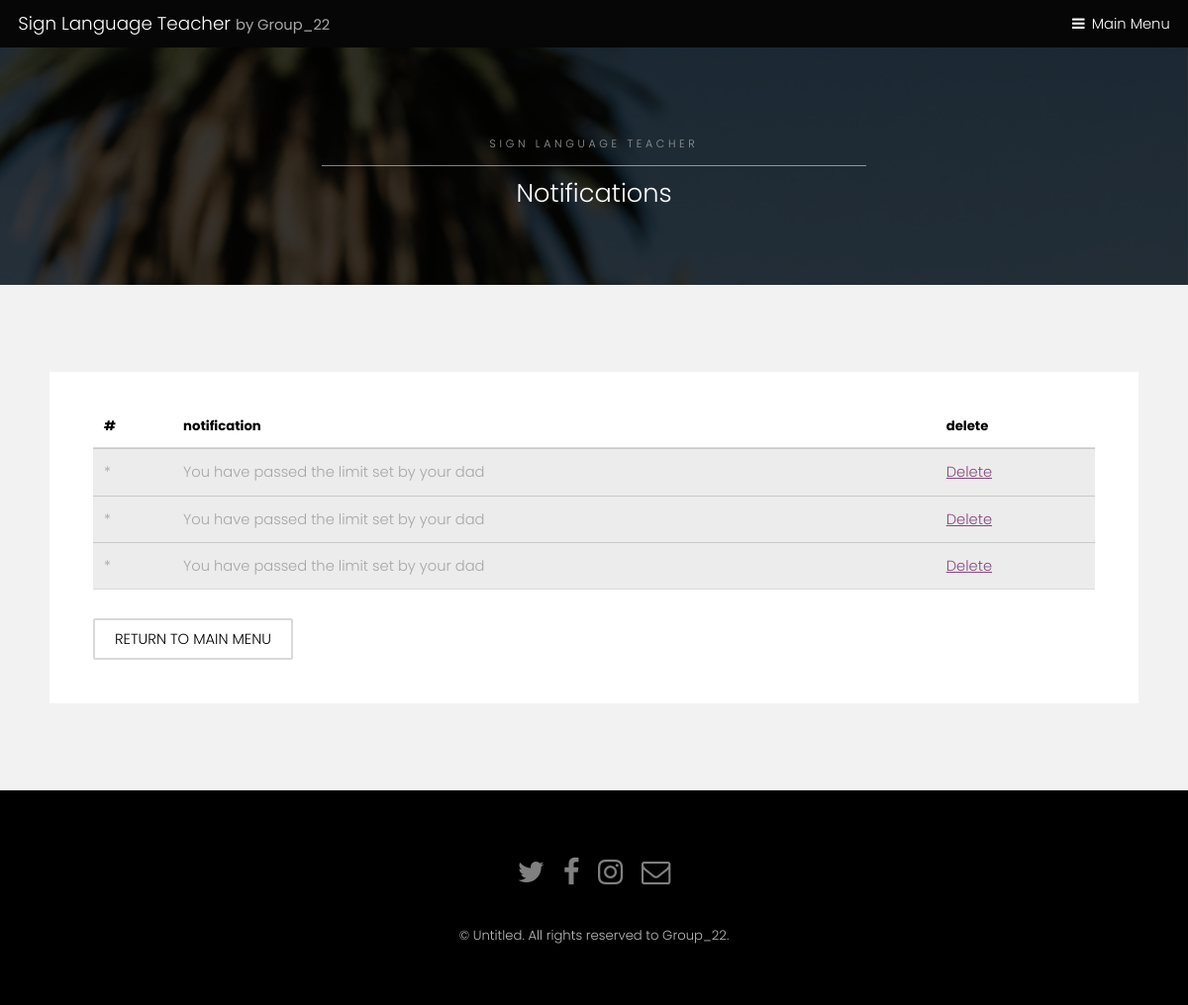
Page /sign-language-teacher/notifications/ (signed in) on the earlier database version.
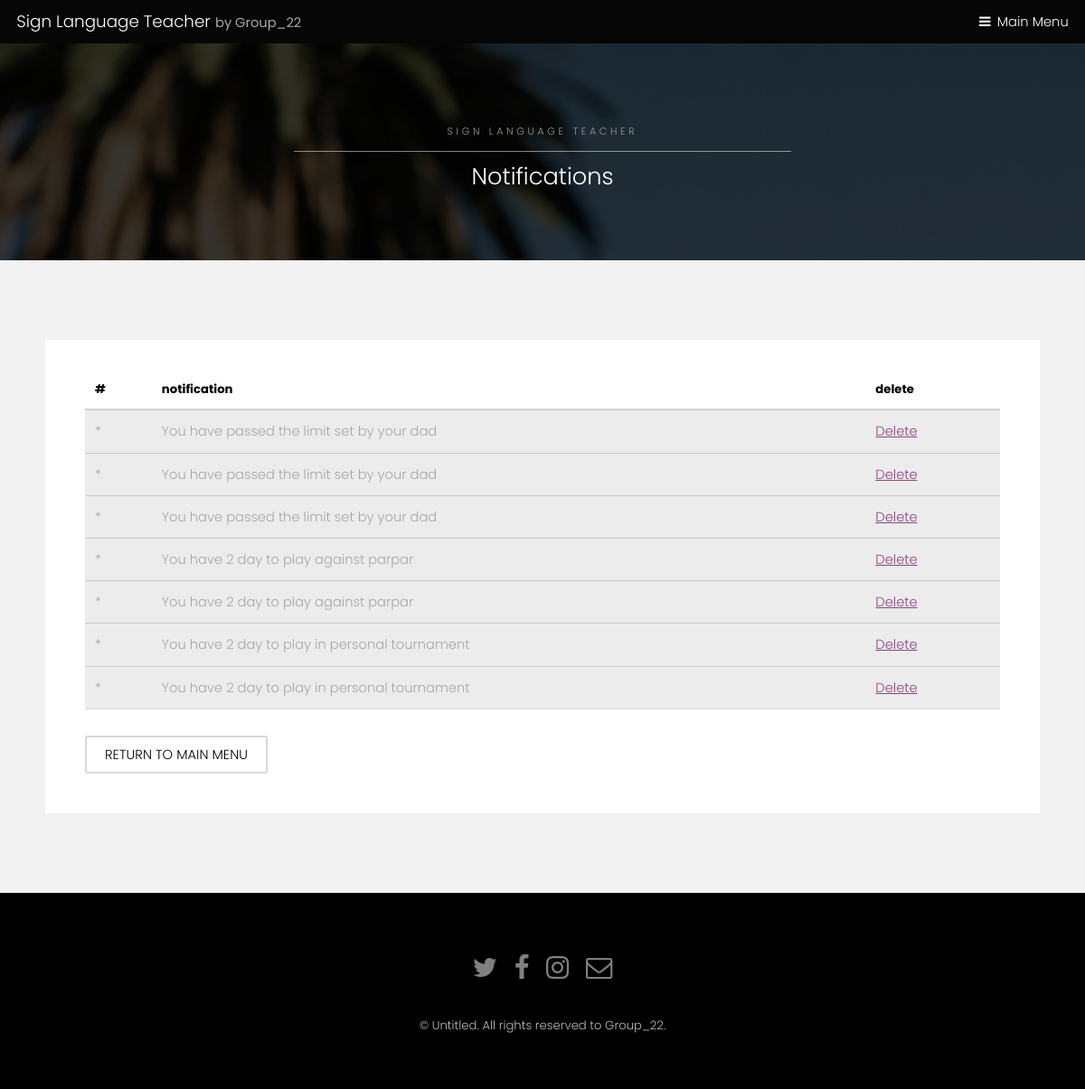
Same page on the later database version.
### registration/models.py (models this page shows)
class Notifications(models.Model):
    receiver = models.ForeignKey(User, on_delete=models.CASCADE, null=True)
    message = models.CharField(max_length=256)
    seen = models.BooleanField(default=False)

### registration/views.py (the view)
# urls.py: path('notifications/', views.notifications, name='notifications'),
def notifications(request):  # TODO: fix links menu in template
    if request.user is None or not request.user.is_authenticated:
        return HttpResponse("Not logged in")
    notifications = Notifications.objects.filter(receiver=request.user)
    return render(request, 'registration/notifications.html', {'notifications': notifications})

### registration/templates/registration/notifications.html (shortened to what this page needs)
{% extends 'registration/SubPage.html' %}
{% block title %}
    <h2>Notifications</h2>
{% endblock %}
{% block data %}
<div class="table-wrapper">
    <table>
        <thead>
        <tr>
            <th>#</th>
            <th>notification</th>
            <th>delete</th>
        </tr>
        </thead>
        {% for f in notifications %}
        <tbody>
        <tr>
            <td>*</td>
            <td>{{f.message}}</td>
            <td> <a href="/sign-language-teacher/notifications/delete/{{ f.id }}"> Delete</a></td>
        </tr>
        </tbody>
        {% endfor %}
    </table>
</div>
<a href="{% url 'registration:index' %}"class="button alt">Return to main menu</a><br>
{% endblock %}

Differences in the rows shown:
added Notifications: message "You have 2 day to play against parpar"
added Notifications: message "You have 2 day to play against parpar"
added Notifications: message "You have 2 day to play in personal tournament"
added Notifications: message "You have 2 day to play in personal tournament"
